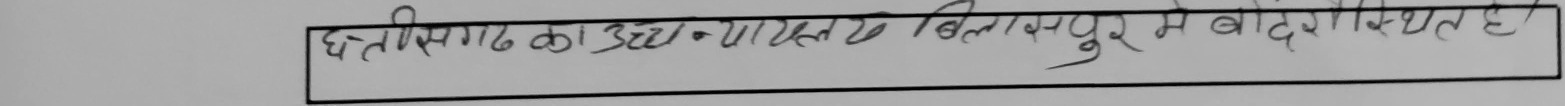
#> input picture dataset/dataset/train/M1002/A1.jpg, 3130 x 211 px, found by its file name (shown at 1/2 size)
$ python image_processing.py
#> lines starting #> are read from the running program, lines starting #| are printed output that depends on the picture; after the words box and inside, x2 and y2 are one past the last pixel; in counts of white or black regions, pixels touching at a corner belong together
import cv2
import numpy as np


img=cv2.imread('A1.jpg')
#> img is the input picture: shape (211, 3130, 3); min 0, max 196, mean 158
height,width,_=img.shape
#> height = 211; width = 3130

img_canny=cv2.Canny(img,350,130)
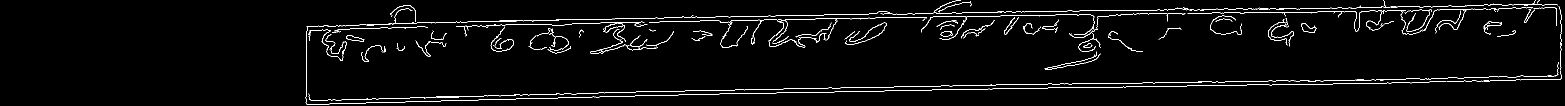
#> img_canny: shape (211, 3130) (shown at 1/2 size); 2.7% white in thin lines or dots, all inside (x1, y1, x2, y2) = (611, 0, 3124, 209)
img_canny=cv2.dilate(img_canny,np.ones((3,3)),iterations=2)
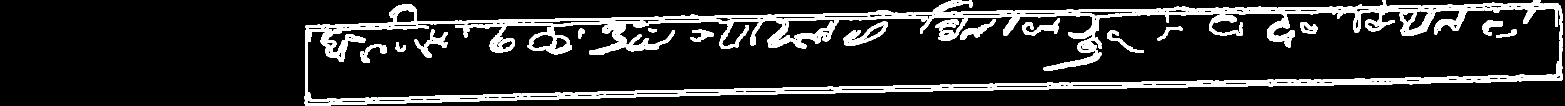
#> img_canny: shape (211, 3130) (shown at 1/2 size); 14.1% white; 16 white regions
def crop_fix(img,img_contours,img_original):
    contours,_=cv2.findContours(img,cv2.RETR_EXTERNAL,cv2.CHAIN_APPROX_NONE)
#> contours = 1 contour; box (x1, y1, x2, y2) and area: (609, 0, 3126, 211) 399844
    for i in contours:
        if cv2.contourArea(i)>10000:
            cv2.drawContours(img_contours,i,-100,[255,0,0],3)
            peri=cv2.arcLength(i,True)
            points=cv2.approxPolyDP(i,0.007*peri,True)
            point=[]
            for i in points:
                point.append(list(i[0]))
            point.sort(key= lambda x:x[0])
            width=(point[2][0]+point[3][0])/2-(point[1][0]+point[0][0])/2
            width=int(width)
            if point[0][1]<point[1][1]:
                p1=point[0]
                p4=point[1]
                if point[2][1]<point[3][1]:
                    p2=point[2]
                    p3=point[3]
                else:
                    p2=point[3]
                    p3=point[4]
            else:
                p1=point[1]
                p4=point[0]
                if point[2][1]<point[1][1]:
                    p2=point[2]
                    p3=point[3]
                else:
                    p2=point[3]
                    p3=point[2]
            point.sort(key=lambda x:x[1])
            height=(point[3][1]+point[2][1])/2-(point[0][1]+point[1][1])/2
            height=int(height)
            ps2=np.float32([[0,0],[width,0],[width,height],[0,height]])
            point=np.float32([[p1[0]+10,p1[1]+10],[p2[0]-10,p2[1]+10],[p3[0]-10,p3[1]-10],[p4[0]+10,p4[1]-10]])
            matrix=cv2.getPerspectiveTransform(point,ps2)
            img_final=cv2.warpPerspective(img_original,matrix,(width,height))
            return img_final
#> this loop made 1 pass
#> (peri, width, p1, p4, p2, p3, height, ps2) on pass 1: (5757.8, 1348, [611, 51], [609, 207], [805, 8], [3112, 161], 88, [[0, 0], [1348, 0], [1348, 88], [0, 88]])
#> pass 1, in crop_fix, `img_final=cv2.warpPerspective(img_original,matrix,(width,height))`:
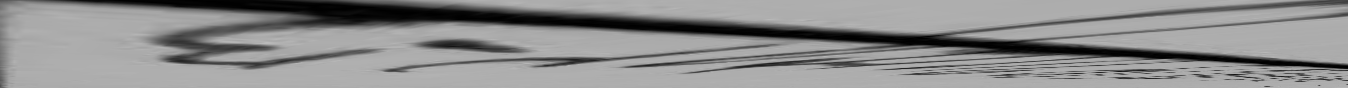
#> img_final: shape (88, 1348, 3); min 0, max 187, mean 139.3
#> after the loop:
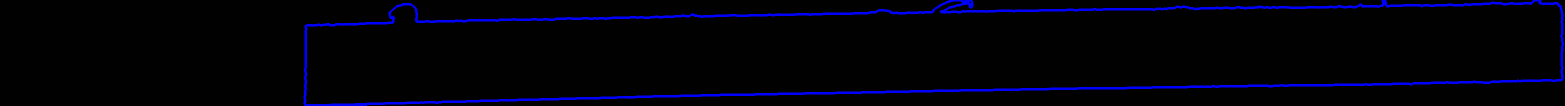
#> img_contours: shape (211, 3130, 3) (shown at 1/2 size); mean B, G, R 11.6, 1, 1
img_contours=np.ones_like(img)
final_image=crop_fix(img_canny,img_contours,img)
